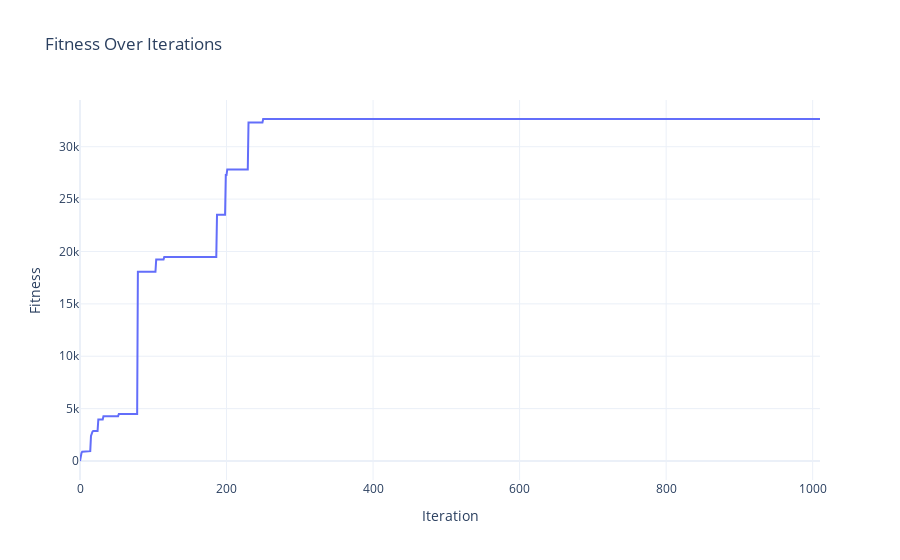

Notebook cell for this chart:
### Code cell
from algos.woa import WOA
from algos.pso import PSO

test_price, _ = get_price_date(pd.Timestamp("2020-1-1"), pd.Timestamp("2030-1-1"))

woa = PSO(
    eval_fn,
    [
        # (0.01, 1),
        # (0.01, 1),
        # (0.01, 1),
        # (2, len(test_price)),
        # (2, len(test_price)),
        # (2, len(test_price)),
        # (0.01, 1),
        # (0.01, 1),
        # (0.01, 1),
        # (0.01, 1),
        # (2, len(test_price)),
        # (2, len(test_price)),
        # (2, len(test_price)),
        # (0.01, 1),
        (0, 10),
        (0, 10),
        (0, 10),
        (1, 10),
        (1, 10),
        (1, 10),
        (0.01, 1),
        (0, 10),
        (0, 10),
        (0, 10),
        (11, 40),
        (11, 40),
        (11, 40),
        (0.01, 1),
    ],
    [3, 4, 5, 10, 11, 12],
    seed=25,
)

woa.optimise()

print("best sol: ", woa.best_params)
print("best score: ", eval_fn(woa.best_params))

### Figure 1 — Plotly figure (JSON) as saved in the notebook; plotly's stock layout.template omitted (floating-point values rounded to 4 significant figures; data arrays with more than 128 entries replaced by an {"elided": "..."} marker saying what was removed)
{"data": [{"mode": "lines", "name": "Fitness", "type": "scatter", "y": {"elided": "1011 float values"}}], "layout": {"title": {"text": "Fitness Over Iterations"}, "xaxis": {"title": {"text": "Iteration"}}, "yaxis": {"title": {"text": "Fitness"}}}}
